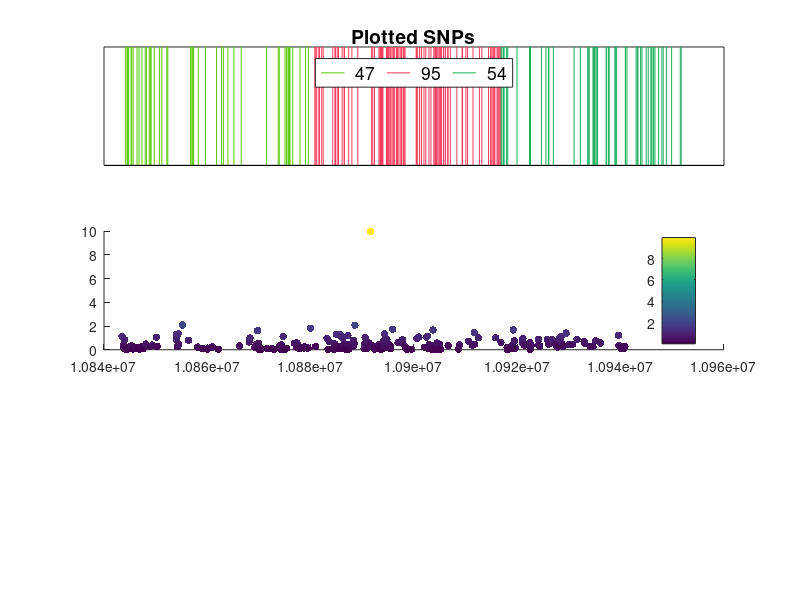

Source code (MATLAB): (Note: this script raises an error after producing the figure.)
%@MENG LUO
%CONTACT chzeluo@gmail.com
clear,clc;
load na23_chr4_2.mat
%tit='Chromosome 4';
subplot(3,1,1)
bin=30000;%windon size 
p1=max(po);p2=min(po);
p=round((p1-p2)/bin);pl=zeros(length(po),1);
%for i=1:1
%a=0;
pol=po;
pm=zeros(p,1);
for j=1:p
    [a,b]=find(po<(po(1)+bin));
    pm(j)=length(a);
    col=zeros(p,3);
        %pl(a>pm(j))=j;%
    cl=unifrnd(0,1,1,3);
    col(j,:)=cl;
    stem(po(a),.05*ones(size(po(a))),'Color',cl,'Marker','none');
        %a=a+0;
    po(a)=[];  
    hold on
end
pm=num2str(pm);
lgd = legend(pm,'Location','north','Orientation','horizontal');
title(lgd,'Plotted SNPs');
%h2=stem(po,.05*ones(size(po)),'Color','k','Marker','none');
set(gca,'Xtick',[],'Ytick',[]);ylim([0 0.05]);%ylabel('plotted SNPs')
set(gca,'FontName','Times New Roman','FontWeight','bold','FontSize',14);

subplot(3,1,2)
pml=-log10(pml);cb=30;
scatter(pol,pml,cb,pml,'filled','LineWidth',2)
%colormap jet% the catgory of colormap{parula,jet,hsv,hot,cool,spring,summer,autumn,winter,gray,bone,copper,pink,lines,colorcube,prism,flag,white}
cm=colorbar('location','east');
cm.Label.String = 'r^2';
%new color type
colormap(cbrewer2('RdBu'));
box on;
set(gca,'FontName','Times New Roman', 'FontWeight','bold','FontSize',14);
ylabel('-log_{10}(\itP)');%title(tit);
set(gca,'XTick',[]);

subplot(3,1,3);
for i=1:16
    a1=[al(i),al(i)];
    ps=px(i,:)/1000000;
    %line(ps,a1,'LineWidth',7);
    %annotation('arrow',)
    %dim=[ps,a1];
    %annotation(hf, 'arrow', dim);
    text(mean(ps)-0.005,a1(1)+0.3,lab(i));
    %davinci( 'arrow', 'X', ps, 'Y',a1,'ArrowType', 'double','LineWidth',2);%,'Shaft.Type','rectangle'
    %daspect( [1 1 1] ) 
    davinci( 'arrow', 'X', ps, ...
                  'Y',a1, ...
                  'ArrowType','single',...%double
                  'Shaft.Type','rectangle', ...
                  'Shaft.Width',0.3,... #'Head.Length',0.03,...
                  'Head.Width',0.3, ...
                  'Head.Sweep',0, ...
                  'Color','b', ...
                  'EdgeColor','b', ...
                  'LineWidth',0.5 );
    hold on
    %setting the right or left arrow (if 0 or 1)
    %text(ps,a1,'\rightarrow','FontSize',14,'FontWeight','bold')
end
set(gca,'FontName','Times New Roman', 'FontWeight','bold','FontSize',14);
%set(gca,'xlim',[pos(n1),pos(n2)]);
set(gca,'YTick',[]);
xlabel('Position on Chr(Mb)');set(gca,'Box','on','XGrid','on');   





